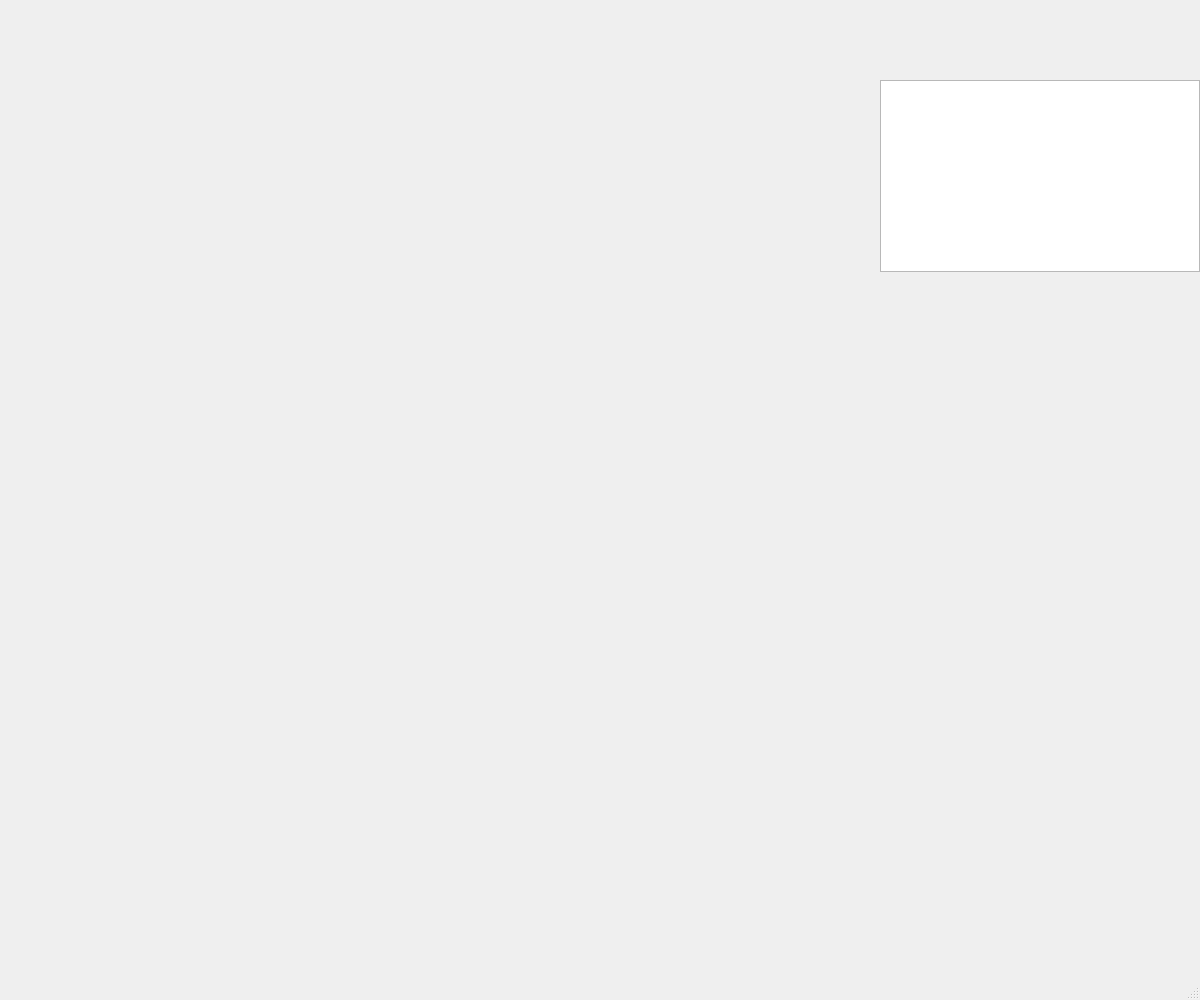
<?xml version="1.0" encoding="UTF-8"?>
<ui version="4.0">
 <class>MainWindow</class>
 <widget class="QMainWindow" name="MainWindow">
  <property name="geometry">
   <rect>
    <x>0</x>
    <y>0</y>
    <width>1200</width>
    <height>1000</height>
   </rect>
  </property>
  <property name="windowTitle">
   <string>MainWindow</string>
  </property>
  <widget class="QWidget" name="centralwidget">
   <widget class="QLabel" name="map_poke">
    <property name="geometry">
     <rect>
      <x>0</x>
      <y>0</y>
      <width>47</width>
      <height>13</height>
     </rect>
    </property>
    <property name="text">
     <string/>
    </property>
   </widget>
   <widget class="QTextBrowser" name="textBrowser">
    <property name="geometry">
     <rect>
      <x>880</x>
      <y>80</y>
      <width>320</width>
      <height>192</height>
     </rect>
    </property>
   </widget>
  </widget>
  <widget class="QMenuBar" name="menubar">
   <property name="geometry">
    <rect>
     <x>0</x>
     <y>0</y>
     <width>1200</width>
     <height>21</height>
    </rect>
   </property>
  </widget>
  <widget class="QStatusBar" name="statusbar"/>
 </widget>
 <resources/>
 <connections/>
</ui>
